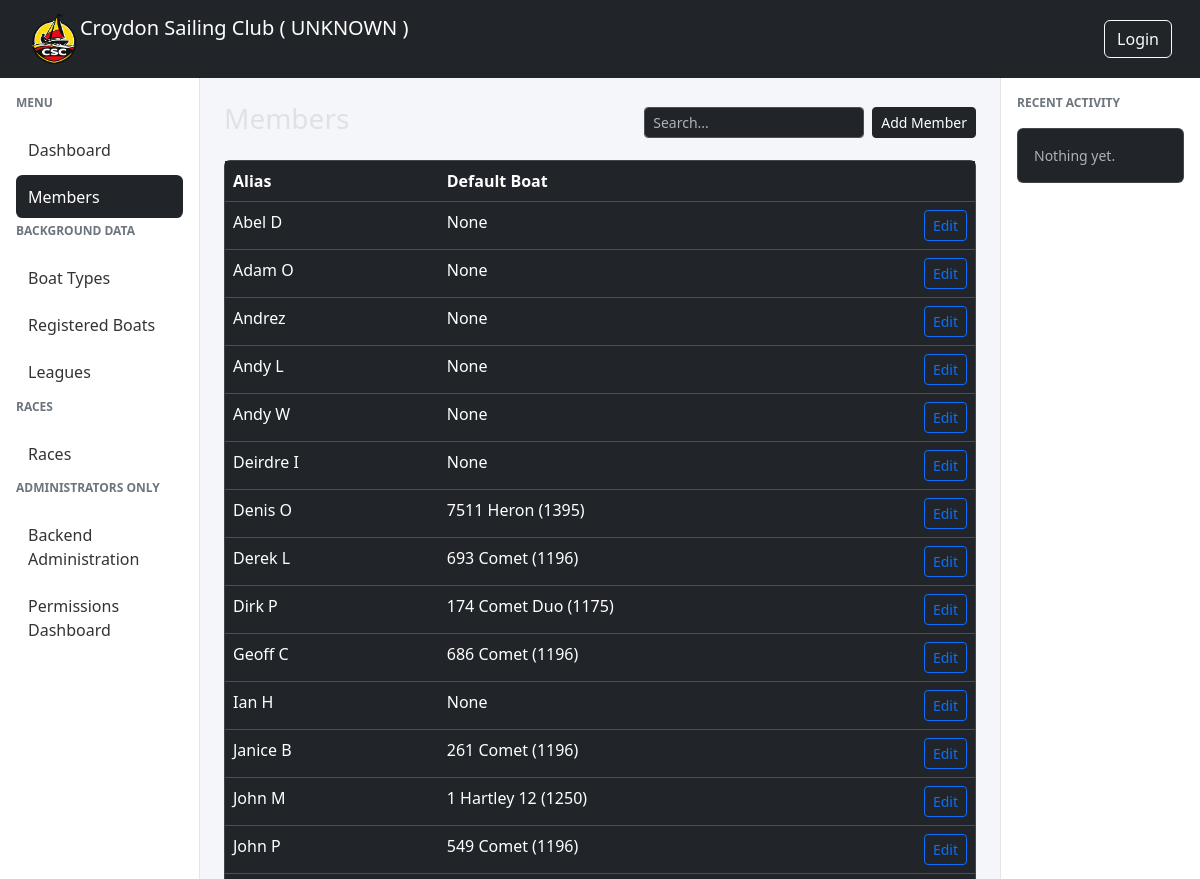
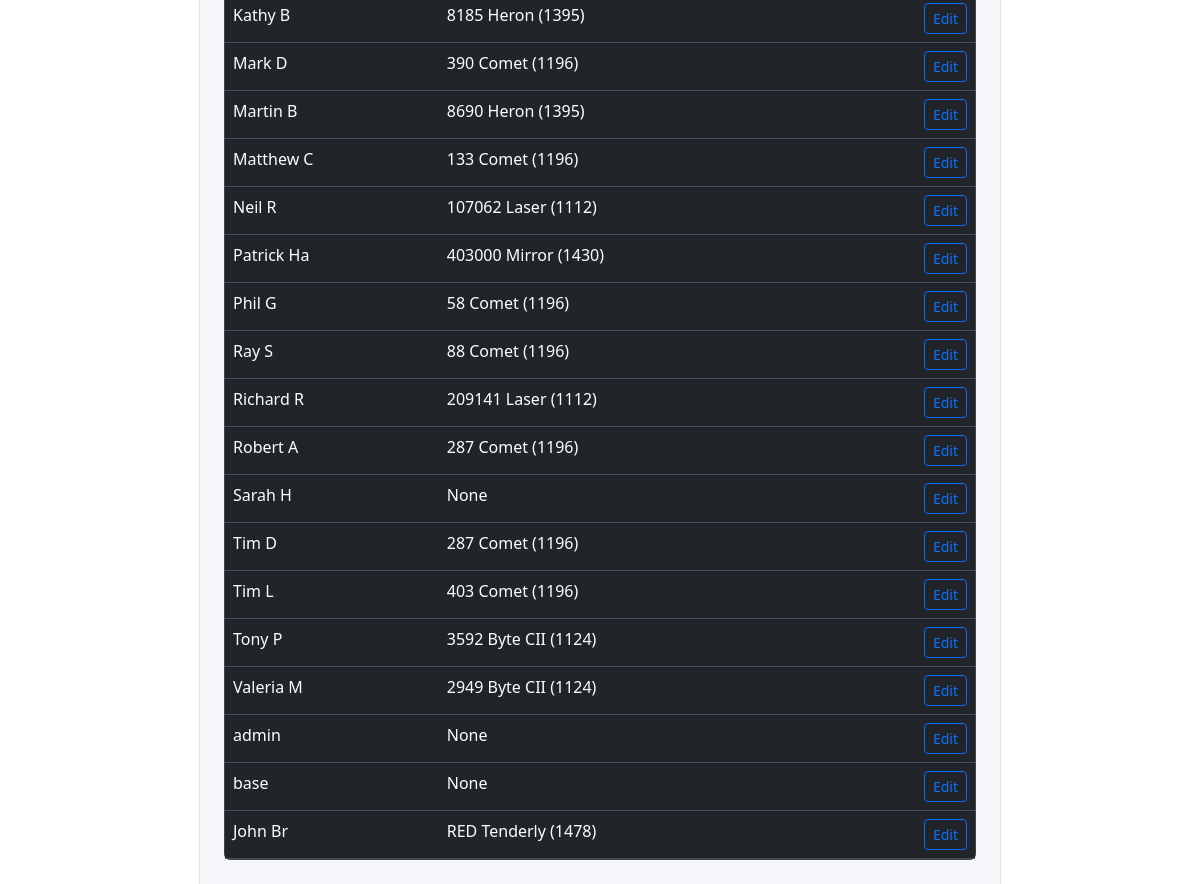
Page /members/members/ on the committed database (2 pictures, top to bottom).
### members/models.py (models this page shows, shortened)
class Member(AbstractUser):
    username = models.CharField(
        max_length=150,
        unique=True,
        null=True,
        blank=True,
        verbose_name="Alias"
    )
    email = models.EmailField(
        unique=True,
        verbose_name="Email Address"
    )
    full_name = models.CharField(
        max_length=255,
        blank=True,
        help_text="Full name as an alternative to first and last name"
    )
    email_verified = models.BooleanField(
        default=False,
        help_text="Designates whether the user's email has been verified"
    )
    default_boat = models.ForeignKey(
        "races.RegisteredBoat",
        on_delete=models.SET_NULL,
        null=True,
        blank=True,
        related_name="default_for_members",
    )
    USERNAME_FIELD = "email"
    REQUIRED_FIELDS = ["username"]
    def get_full_name(self):
        if self.full_name:
            return self.full_name
        return f"{self.first_name} {self.last_name}".strip()

### races/models.py (models this page shows)
class RegisteredBoat(models.Model):
    sail_number = models.CharField(max_length=20)
    boat_type = models.ForeignKey(BoatType,on_delete=models.CASCADE)
    def __str__(self):
        return f'{self.sail_number} {self.boat_type}'

class BoatType(models.Model):
    name = models.CharField(max_length=100)
    description = models.CharField(max_length=255, blank=True)
    py = models.IntegerField(
        "Portsmouth Yardstick",
        validators=[
            MinValueValidator(1000),
            MaxValueValidator(2000),
        ],
    )
    def __str__(self):
        return f'{self.name} ({self.py})'

### members/views.py (the view, shortened to what this page needs)
# urls.py: path("members/", MemberListView.as_view(), name="member-list"),
class MemberListView(ListView):
    model = Member
    template_name = "members/member_list.html"
    context_object_name = "members"
    ordering = ["email"]
    paginate_by = 50   # ⭐ number per page
    def get_queryset(self):
        qs = super().get_queryset()
        search = self.request.GET.get("q")
        return qs

### csc_manager/context_processors.py (called while the page is built)
def template_settings(request):
    return {
        name: getattr(settings, name)
        for name in getattr(settings, "TEMPLATE_VISIBLE_SETTINGS", [])
    }

### members/templates/members/member_list.html (shortened to what this page needs)
{% extends "base.html" %}
{% block content %}
<div class="d-flex justify-content-between align-items-center mb-3">
    <h3>Members</h3>
    <div class="d-flex gap-2 align-items-center">
    <div class="input-group input-group-sm" style="width: 220px;">
        <input type="text"
               id="searchInput"
               name="q"
               value="{{ request.GET.q }}"
               placeholder="Search..."
               class="form-control">
    </div>
    <a href="{% url 'member-add' %}" class="btn btn-dark btn-sm">
        Add Member
    </a>
</div>
</div>
<div class="card">
    <div class="table-responsive">
        <table class="table table-hover mb-0">
            <thead>
                <tr>
                    <th>Alias</th>
                    <th>Default Boat</th>
                    <th></th>
                </tr>
            </thead>
            <tbody>
                {% for member in members %}
                <tr>
                    <td>{{ member.username }}</td>
                    <td>{{ member.default_boat }}</td>
                    <td class="text-end">
                        <a href="{% url 'member-edit' member.pk %}"
                           class="btn btn-sm btn-outline-primary">
                            Edit
                        </a>
                    </td>
                </tr>
                {% empty %}
                <tr>
                    <td colspan="5" class="text-center text-muted">
                        No members yet.
                    </td>
                </tr>
                {% endfor %}
            </tbody>
        </table>
    </div>
</div>
{% endblock %}

### csc_manager/templates/base.html (style rules this page uses)
body { background-color: #f4f6f9; }

### rows in the picture
Member: username "Abel D", default_boat "None"
Member: username "Adam O", default_boat "None"
Member: username "Andrez", default_boat "None"
Member: username "Andy L", default_boat "None"
Member: username "Andy W", default_boat "None"
Member: username "Deirdre I", default_boat "None"
Member: username "Denis O", default_boat "7511 Heron (1395)"
Member: username "Derek L", default_boat "693 Comet (1196)"
Member: username "Dirk P", default_boat "174 Comet Duo (1175)"
Member: username "Geoff C", default_boat "686 Comet (1196)"
Member: username "Ian H", default_boat "None"
Member: username "Janice B", default_boat "261 Comet (1196)"
Member: username "John M", default_boat "1 Hartley 12 (1250)"
Member: username "John P", default_boat "549 Comet (1196)"
Member: username "Kathy B", default_boat "8185 Heron (1395)"
Member: username "Mark D", default_boat "390 Comet (1196)"
Member: username "Martin B", default_boat "8690 Heron (1395)"
Member: username "Matthew C", default_boat "133 Comet (1196)"
Member: username "Neil R", default_boat "107062 Laser (1112)"
Member: username "Patrick Ha", default_boat "403000 Mirror (1430)"
Member: username "Phil G", default_boat "58 Comet (1196)"
Member: username "Ray S", default_boat "88 Comet (1196)"
Member: username "Richard R", default_boat "209141 Laser (1112)"
Member: username "Robert A", default_boat "287 Comet (1196)"
Member: username "Sarah H", default_boat "None"
Member: username "Tim D", default_boat "287 Comet (1196)"
Member: username "Tim L", default_boat "403 Comet (1196)"
Member: username "Tony P", default_boat "3592 Byte CII (1124)"
Member: username "Valeria M", default_boat "2949 Byte CII (1124)"
Member: username "admin", default_boat "None"
Member: username "base", default_boat "None"
Member: username "John Br", default_boat "RED Tenderly (1478)"

### other values in the picture
{{ ENVIRONMENT }} "UNKNOWN"
